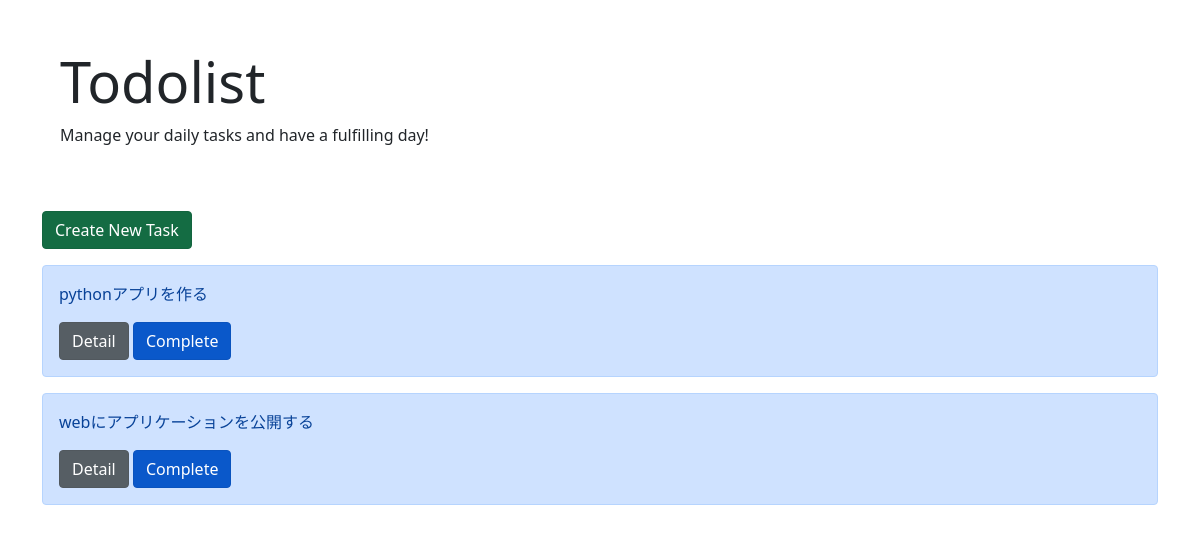
The page /list/ on the database as committed earlier.
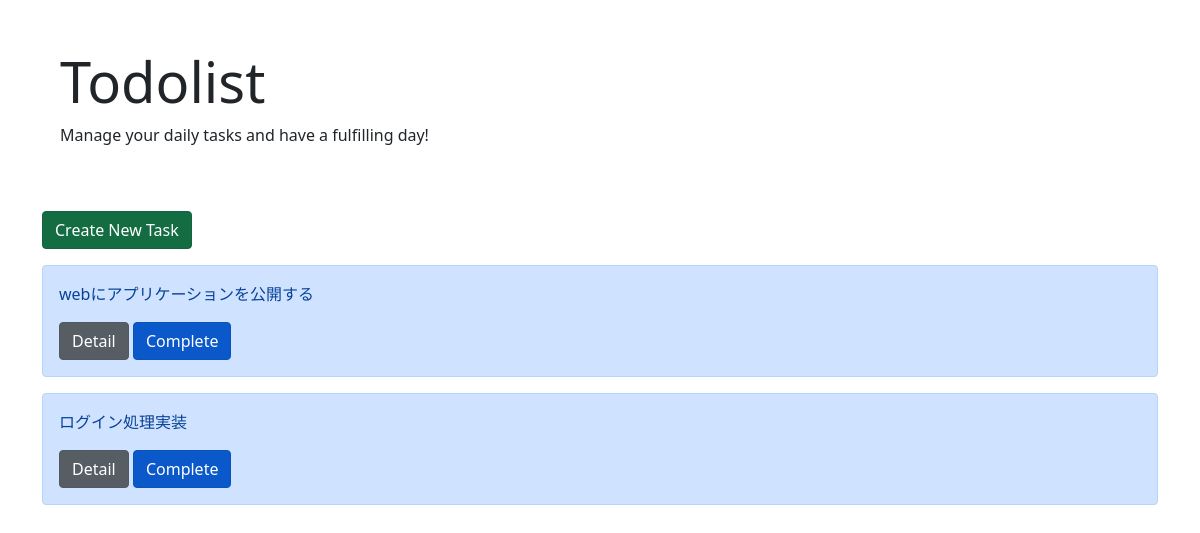
The same page on the database as committed later.
### todo/models.py (models this page shows, shortened)
class TodoModel(models.Model):
    class PriorityType(models.TextChoices):
        HIGH = "1", gettext_lazy("High")
        MEDIUM = "2", gettext_lazy("Medium")
        LOW = "3", gettext_lazy("Low")
    class CompleteType(models.TextChoices):
        INCOMPLETE = "0", gettext_lazy("Incomplete")
        COMPLETE = "1", gettext_lazy("Complete")
    title = models.CharField(max_length=100)
    memo = models.TextField(null=True)
    priority = models.CharField(
        max_length=1, choices=PriorityType.choices, default=PriorityType.MEDIUM
    )
    deadline = models.DateField(null=True)
    complete = models.CharField(max_length=1, choices=CompleteType.choices, default="0")

### todo/views.py (the view)
# urls.py: path("list/", TodoList.as_view(),name="list"),
class TodoList(ListView):
    template_name = 'TodoList.html'
    queryset = models.TodoModel.objects.filter(complete=TodoModel.CompleteType.INCOMPLETE)

### templates/TodoList.html (shortened to what this page needs)
{%extends 'base.html' %}
{%block header%}
<div class="bg-body-tertiary p-3 p-sm-5">
    <div class="container">
        <h1 class="display-4">Todolist</h1>
        <p>Manage your daily tasks and have a fulfilling day!</p>
    </div>
</div>
{%endblock header%}
{%block content%}
<div class="container">
    <a href="{%url 'create' %}" class="btn btn-success active mb-3" role="button" aria-pressed="true">Create New Task</a>
    {%for item in object_list%}
    <div class="alert alert-primary" role="alert">
        <p>{{item.title}}</p>
        <form style="display: inline" method="get" action="{%url 'detail' item.pk %}" >
            <button class="btn btn-secondary active" type="submit" aria-pressed="true">Detail</button>
        </form>
        <form style="display: inline" method="post" action="{%url 'complete' item.id %}" >
            <button class="btn btn-primary active" type="submit" onclick="return confirm('Are you done?')" aria-pressed="true">Complete</button>
        </form>
    </div>
    {%endfor%}
</div>
{%endblock content%}

### templates/base.html (shortened to what this page needs)
{% load static %}
<!DOCTYPE html>
<html lang="ja">
<head>
    <link href="{% static 'bootstrap/css/bootstrap.min.css'%}" rel="stylesheet">
</head>
<body>
    {%block header%}
    {%endblock header%}
    {%block content%}
    {%endblock content%}
</body>
</html>

Rows that differ between the two databases and show on the page:
no longer on this page (row edited): TodoModel: title "pythonアプリを作る"
added TodoModel: title "ログイン処理実装"
